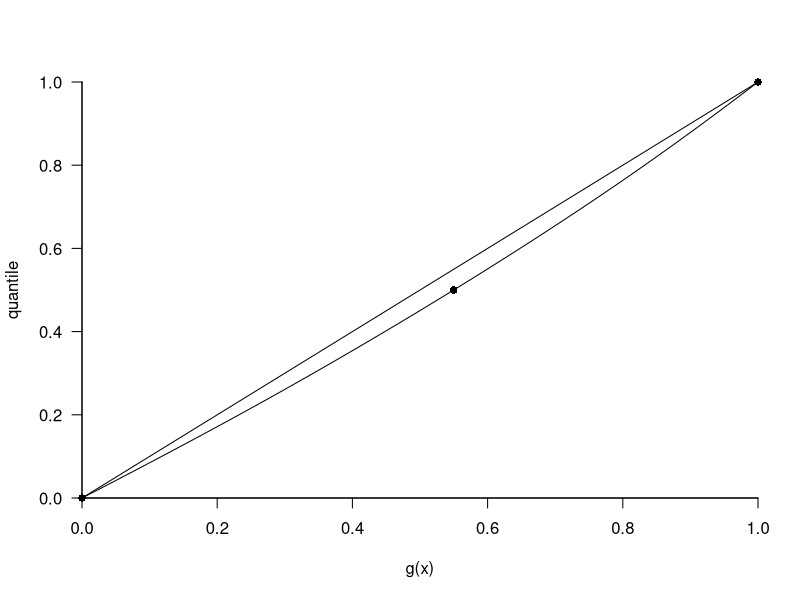
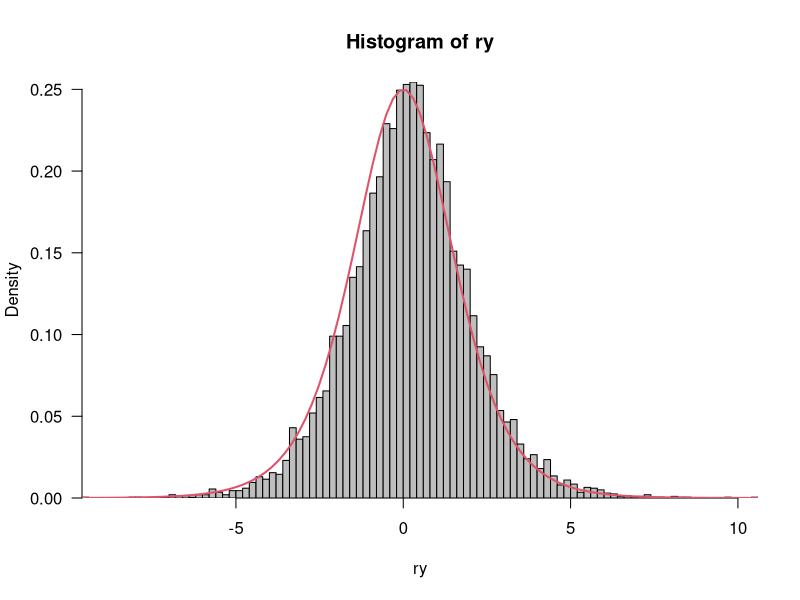
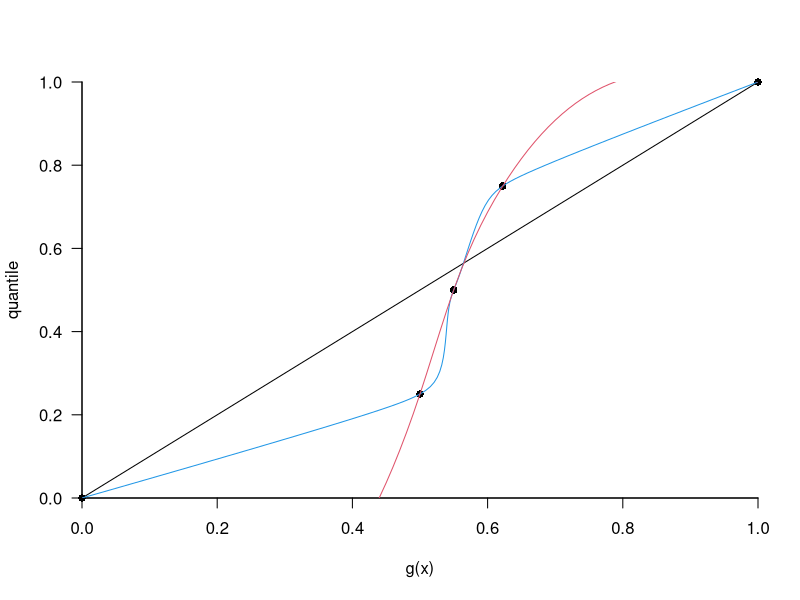
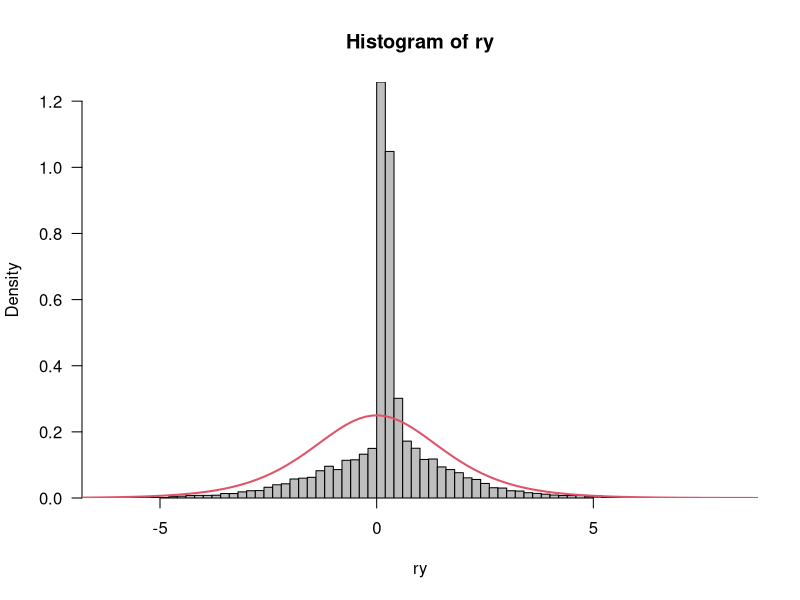

Recreate these plots in R, in order.
## ---- chunk 1
xvec <- 0.2
lxvec <- plogis(xvec) ## apply link function
qvec <- 0.5
q_aug <- c(0,qvec,1)
x_aug <- c(0,lxvec,1)
par(las=1,bty="l",xaxs="i",yaxs="i")
plot(x_aug,q_aug,xlab="g(x)",ylab="quantile",pch=16,xpd=NA)
abline(a=0,b=1)
library(splines)
## save values
xx <- xspline(x_aug,q_aug,shape=-1,draw=FALSE)
lines(xx)
if (FALSE) {
    ## fails: minimum number of points?
    ii <- interpSpline(x_aug,q_aug)
}
## ---- chunk 2
par(las=1,bty="l")
xspline_inv <- approxfun(xx$y,xx$x)
ry <- qlogis(xspline_inv(runif(10000)))
hist(ry,breaks=100,col="gray",prob=TRUE)
curve(dlogis(x),add=TRUE,col=2,lwd=2)
## ---- chunk 3
xvec <- c(0,0.2,0.5)
lxvec <- plogis(xvec) ## apply link function
qvec <- c(0.25,0.5,0.75)
q_aug <- c(0,qvec,1)
x_aug <- c(0,lxvec,1)
par(las=1,bty="l",xaxs="i",yaxs="i")
plot(x_aug,q_aug,xlab="g(x)",ylab="quantile",pch=16,xpd=NA)
abline(a=0,b=1)
library(splines)
## tweak shape parameter until CDF is monotonic ...
xx <- xspline(x_aug,q_aug,shape=-0.3,draw=FALSE)
lines(xx,col=4)
all(diff(xx$x)>=0)  ##  OK
ii <- interpSpline(x_aug,q_aug)
x_aug2 <- seq(0,1,length=101)
lines(predict( ii, x_aug2), col=2)
## ---- chunk 4
par(las=1,bty="l")
xspline_inv <- approxfun(xx$y,xx$x)
ry <- qlogis(xspline_inv(runif(10000)))
hist(ry,breaks=100,col="gray",prob=TRUE)
curve(dlogis(x),add=TRUE,col=2,lwd=2)
